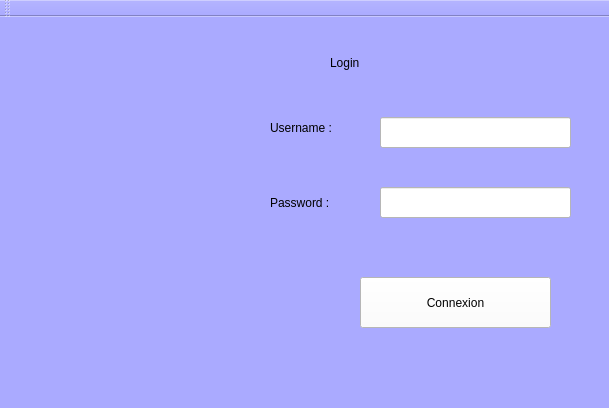
<?xml version="1.0" encoding="UTF-8"?>
<ui version="4.0">
 <class>MainWindow</class>
 <widget class="QMainWindow" name="MainWindow">
  <property name="geometry">
   <rect>
    <x>0</x>
    <y>0</y>
    <width>609</width>
    <height>408</height>
   </rect>
  </property>
  <property name="windowTitle">
   <string>MainWindow</string>
  </property>
  <property name="styleSheet">
   <string notr="true">background-color: rgb(170, 170, 255);</string>
  </property>
  <widget class="QWidget" name="centralWidget">
   <widget class="QLabel" name="label">
    <property name="geometry">
     <rect>
      <x>330</x>
      <y>10</y>
      <width>211</width>
      <height>71</height>
     </rect>
    </property>
    <property name="styleSheet">
     <string notr="true">font: 75 30pt &quot;MS Shell Dlg 2&quot;;
</string>
    </property>
    <property name="text">
     <string>Login</string>
    </property>
   </widget>
   <widget class="QLabel" name="username">
    <property name="geometry">
     <rect>
      <x>270</x>
      <y>100</y>
      <width>91</width>
      <height>21</height>
     </rect>
    </property>
    <property name="styleSheet">
     <string notr="true">font: 75 10pt &quot;MS Shell Dlg 2&quot;;</string>
    </property>
    <property name="text">
     <string>Username :</string>
    </property>
   </widget>
   <widget class="QLabel" name="password">
    <property name="geometry">
     <rect>
      <x>270</x>
      <y>170</y>
      <width>81</width>
      <height>31</height>
     </rect>
    </property>
    <property name="styleSheet">
     <string notr="true">font: 75 10pt &quot;MS Shell Dlg 2&quot;;</string>
    </property>
    <property name="text">
     <string>Password :</string>
    </property>
   </widget>
   <widget class="QLineEdit" name="txtusername">
    <property name="geometry">
     <rect>
      <x>380</x>
      <y>100</y>
      <width>191</width>
      <height>31</height>
     </rect>
    </property>
    <property name="styleSheet">
     <string notr="true">background-color: rgb(255, 255, 255);</string>
    </property>
   </widget>
   <widget class="QLineEdit" name="txtpassword">
    <property name="geometry">
     <rect>
      <x>380</x>
      <y>170</y>
      <width>191</width>
      <height>31</height>
     </rect>
    </property>
    <property name="styleSheet">
     <string notr="true">background-color: rgb(255, 255, 255);</string>
    </property>
   </widget>
   <widget class="QPushButton" name="btnconn">
    <property name="geometry">
     <rect>
      <x>360</x>
      <y>260</y>
      <width>191</width>
      <height>51</height>
     </rect>
    </property>
    <property name="styleSheet">
     <string notr="true">background-color: rgb(255, 255, 255);
font: 75 10pt &quot;MS Shell Dlg 2&quot;;
color: rgb(0, 0, 0);</string>
    </property>
    <property name="text">
     <string>Connexion</string>
    </property>
   </widget>
   <widget class="QLabel" name="show">
    <property name="geometry">
     <rect>
      <x>60</x>
      <y>300</y>
      <width>281</width>
      <height>61</height>
     </rect>
    </property>
    <property name="text">
     <string/>
    </property>
   </widget>
   <widget class="QLabel" name="label_2">
    <property name="geometry">
     <rect>
      <x>20</x>
      <y>-10</y>
      <width>221</width>
      <height>401</height>
     </rect>
    </property>
    <property name="minimumSize">
     <size>
      <width>221</width>
      <height>0</height>
     </size>
    </property>
    <property name="maximumSize">
     <size>
      <width>221</width>
      <height>16777215</height>
     </size>
    </property>
    <property name="toolTip">
     <string>&lt;html&gt;&lt;head/&gt;&lt;body&gt;&lt;p align=&quot;center&quot;&gt;&lt;br/&gt;&lt;/p&gt;&lt;/body&gt;&lt;/html&gt;</string>
    </property>
    <property name="styleSheet">
     <string notr="true">font: 14pt &quot;MS Shell Dlg 2&quot;;</string>
    </property>
    <property name="text">
     <string/>
    </property>
    <property name="textFormat">
     <enum>Qt::RichText</enum>
    </property>
    <property name="pixmap">
     <pixmap resource="pics.qrc">:/pics/téléchargé.jpg</pixmap>
    </property>
    <property name="margin">
     <number>10</number>
    </property>
    <property name="indent">
     <number>23</number>
    </property>
   </widget>
  </widget>
  <widget class="QToolBar" name="mainToolBar">
   <attribute name="toolBarArea">
    <enum>TopToolBarArea</enum>
   </attribute>
   <attribute name="toolBarBreak">
    <bool>false</bool>
   </attribute>
  </widget>
  <widget class="QStatusBar" name="statusBar"/>
 </widget>
 <layoutdefault spacing="6" margin="11"/>
 <resources>
  <include location="pics.qrc"/>
 </resources>
 <connections/>
</ui>
